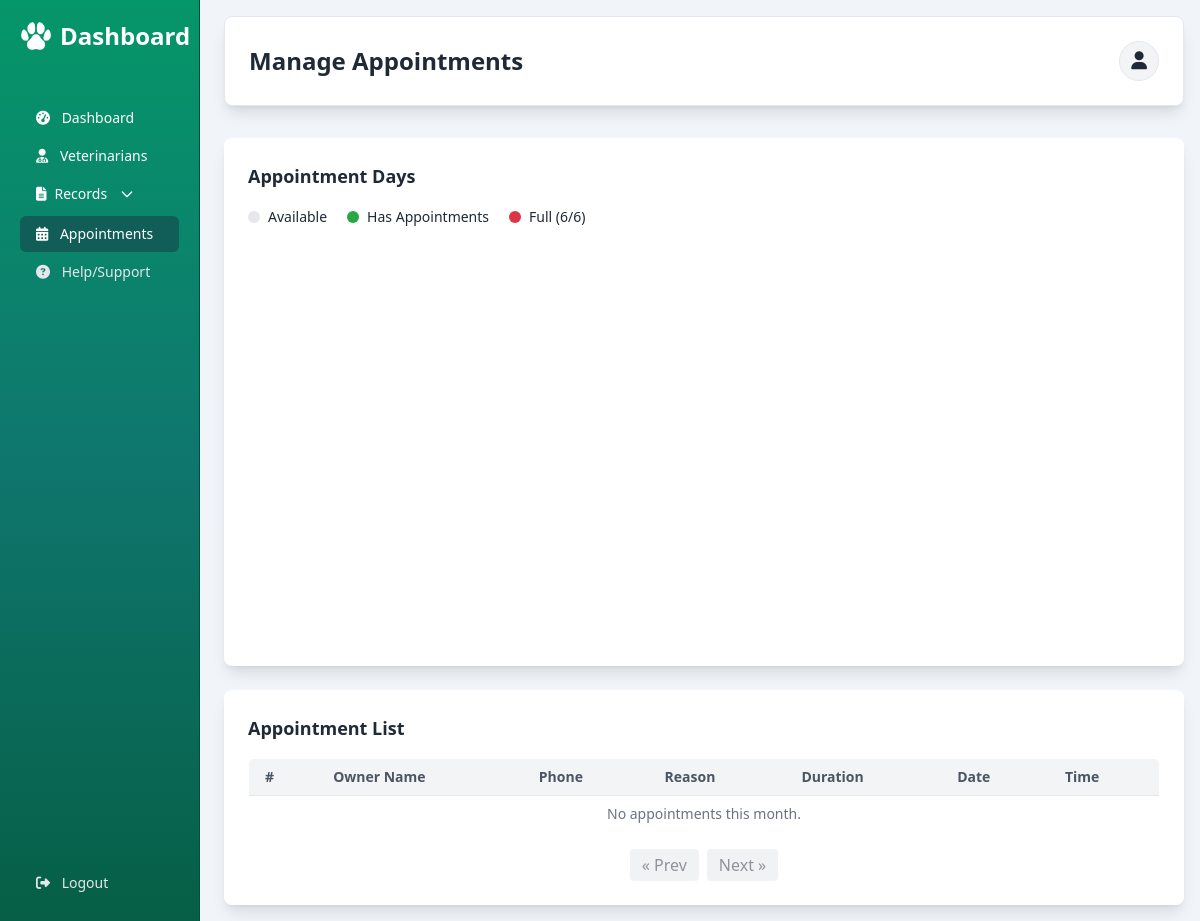
Page /admin/admin-appointments.php on the earlier database version.
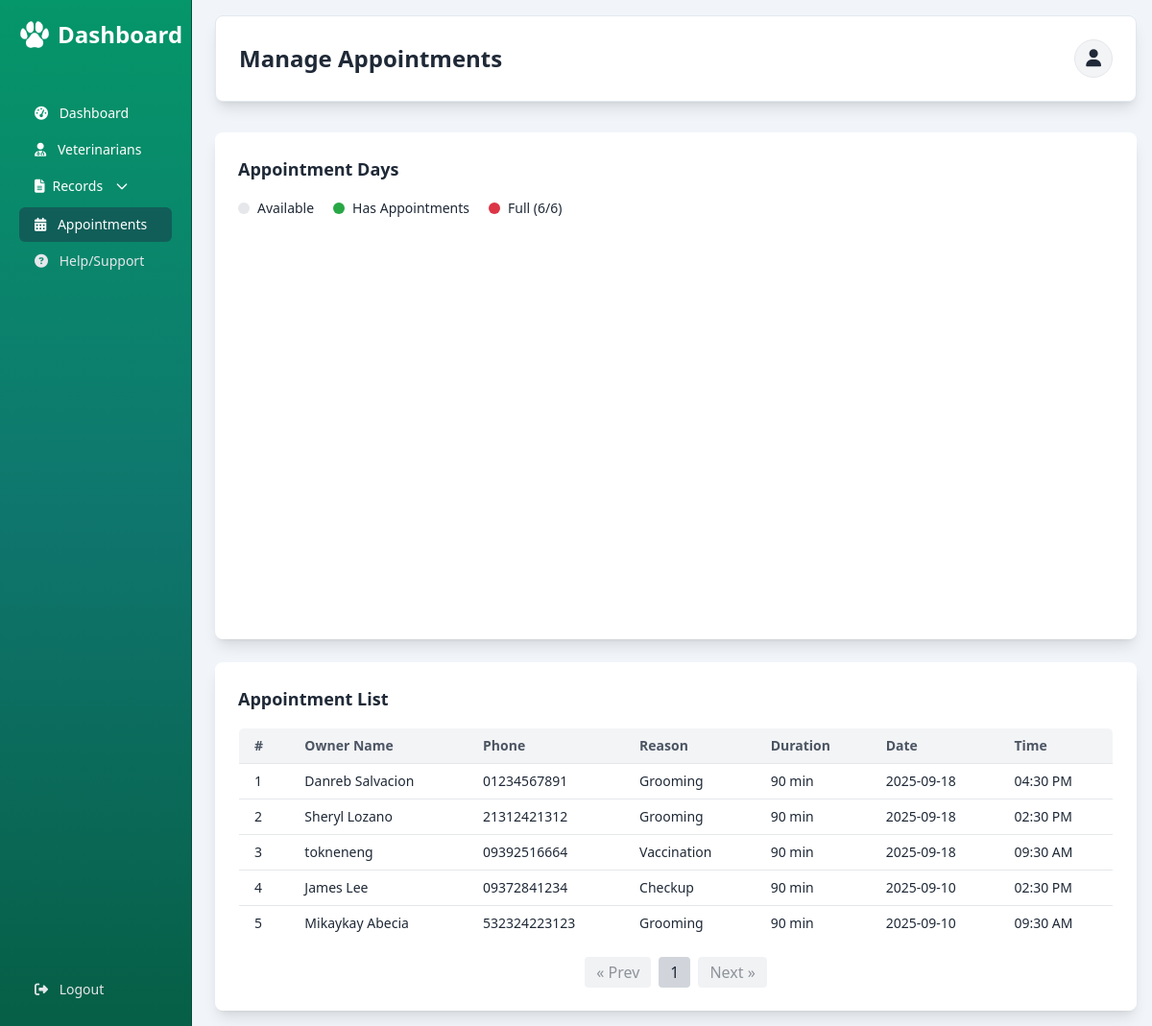
Same page on the later database version.
### tables this page shows
CREATE TABLE `appointments` (
  `id` int(11) NOT NULL,
  `owner_name` varchar(100) NOT NULL,
  `contact_number` varchar(20) NOT NULL,
  `appointment_date` date DEFAULT NULL,
  `appointment_time` time DEFAULT NULL,
  `reason` text NOT NULL,
  `status` varchar(20) DEFAULT 'Scheduled',
  `created_at` timestamp NOT NULL DEFAULT current_timestamp(),
  `updated_at` timestamp NULL DEFAULT NULL ON UPDATE current_timestamp(),
  `duration` int(11) NOT NULL DEFAULT 90
);

### admin/admin-appointments.php (the view, shortened to what the changed rows need)
<?php
require_once __DIR__ . "/../functions/logs.php";
$cur_year = date('Y');
$cur_month = date('m');
$start_date = "$cur_year-$cur_month-01";
$end_date = date("Y-m-t", strtotime($start_date));
$stmt = $pdo->prepare("
    SELECT id, owner_name, contact_number, appointment_date, appointment_time, reason, status, duration
    FROM appointments
    WHERE appointment_date BETWEEN :start_date AND :end_date
    AND status = 'Scheduled'
    ORDER BY appointment_date DESC, appointment_time DESC
");
$stmt->execute(['start_date' => $start_date, 'end_date' => $end_date]);
$appoint_list = $stmt->fetchAll(PDO::FETCH_ASSOC);
$items_per_page = 10;
$page_num = isset($_GET['page']) && is_numeric($_GET['page']) ? max(1, (int)$_GET['page']) : 1;
$total_items = count($appoint_list);
$total_pages = ceil($total_items / $items_per_page);
$start_point = ($page_num - 1) * $items_per_page;
$paginated_data = array_slice($appoint_list, $start_point, $items_per_page);
?>
<!DOCTYPE html>
<html lang="en">
<head>
    <link rel="stylesheet" href="../Assets/FontAwsome/css/all.min.css">
    <script src="https://cdn.tailwindcss.com"></script>
    <link href='https://cdn.jsdelivr.net/npm/fullcalendar@5.11.0/main.min.css' rel='stylesheet' />
</head>
<body class="bg-slate-100 min-h-screen text-gray-800">
    <aside id="sidebar"
        class="fixed inset-y-0 left-0 w-[200px] bg-gradient-to-b from-emerald-600 via-teal-700 to-emerald-800 text-white p-5 transform -translate-x-full lg:translate-x-0 transition-transform duration-300 ease-in-out z-40 flex flex-col border-r border-emerald-900">
        <div class="flex items-center justify-between">
            <h2 class="text-xl lg:text-2xl font-semibold flex items-center gap-2">
                <img src="../image/MainIconWhite.png" alt="Dashboard" class="w-6 lg:w-8">
                <span class="md:inline">Dashboard</span>
            </h2>
        </div>
    </aside>
    <div class="ml-0 lg:ml-52 p-4 pt-16 lg:pt-4">
        <header class="bg-white shadow-lg rounded-lg text-gray-800 py-4 mb-6 lg:mb-8 p-4 lg:p-6 border border-slate-200">
            <div class="flex justify-between items-center">
                <h1 class="text-xl lg:text-2xl font-bold">Manage Appointments</h1>
            </div>
        </header>
        <div class="bg-white rounded-lg shadow-lg p-6 mb-6">
            <h2 class="text-lg font-semibold mb-4">Appointment Days</h2>
        </div>
        <div class="bg-white rounded-lg shadow-lg p-6">
            <h2 class="text-lg font-semibold text-gray-800 mb-4">Appointment List</h2>
            <div class="overflow-x-auto">
                <table class="min-w-full bg-white border border-gray-200 rounded-md overflow-hidden">
                    <thead class="bg-gray-300 sticky top-0 z-2">
                        <tr class="bg-gray-100">
                            <th class="py-2 px-4 border-b text-left text-sm font-semibold text-gray-600">#</th>
                            <th class="py-2 px-4 border-b text-left text-sm font-semibold text-gray-600">Owner Name</th>
                            <th class="py-2 px-4 border-b text-left text-sm font-semibold text-gray-600">Phone</th>
                            <th class="py-2 px-4 border-b text-left text-sm font-semibold text-gray-600">Reason</th>
                            <th class="py-2 px-4 border-b text-left text-sm font-semibold text-gray-600">Duration</th>
                            <th class="py-2 px-4 border-b text-left text-sm font-semibold text-gray-600">Date</th>
                            <th class="py-2 px-4 border-b text-left text-sm font-semibold text-gray-600">Time</th>
                        </tr>
                    </thead>
                    <tbody>
                        <?php if (empty($paginated_data)): ?>
                            <tr>
                                <td colspan="7" class="py-2 px-4 border-b text-center text-sm text-gray-500">No appointments this month.</td>
                            </tr>
                        <?php else: ?>
                            <?php foreach ($paginated_data as $index => $appointment): ?>
                                <?php
                                $serial = $start_point + $index + 1;
                                $name = htmlspecialchars($appointment['owner_name']);
                                $phone = htmlspecialchars($appointment['contact_number']);
                                $reason = htmlspecialchars($appointment['reason']);
                                $duration = htmlspecialchars($appointment['duration']);
                                $date = htmlspecialchars($appointment['appointment_date']);
                                $time = date('h:i A', strtotime($appointment['appointment_time']));
                                ?>
                                <tr class="hover:bg-gray-50">
                                    <td class="py-2 px-4 border-b text-sm"><?= $serial ?></td>
                                    <td class="py-2 px-4 border-b text-sm"><?= $name ?></td>
                                    <td class="py-2 px-4 border-b text-sm"><?= $phone ?></td>
                                    <td class="py-2 px-4 border-b text-sm"><?= $reason ?></td>
                                    <td class="py-2 px-4 border-b text-sm"><?= $duration ?> min</td>
                                    <td class="py-2 px-4 border-b text-sm"><?= $date ?></td>
                                    <td class="py-2 px-4 border-b text-sm"><?= $time ?></td>
                                </tr>
                            <?php endforeach; ?>
                        <?php endif; ?>
                    </tbody>
                </table>
            </div>
            <div class="mt-4 flex justify-center space-x-2">
                <?php if ($page_num > 1): ?>
                    <a href="?month=<?= $cur_month ?>&year=<?= $cur_year ?>&page=<?= $page_num - 1 ?>"
                        class="px-3 py-1 bg-gray-200 text-gray-800 rounded hover:bg-gray-300">« Prev</a>
                <?php else: ?>
                    <span class="px-3 py-1 bg-gray-200 text-gray-800 rounded opacity-50 cursor-not-allowed">« Prev</span>
                <?php endif; ?>
                <?php for ($i = 1; $i <= $total_pages; $i++): ?>
                    <a href="?month=<?= $cur_month ?>&year=<?= $cur_year ?>&page=<?= $i ?>"
                        class="px-3 py-1 <?= $i === $page_num ? 'bg-gray-300 text-gray-800' : 'bg-gray-100 text-gray-800' ?> rounded hover:bg-gray-300 hover:text-gray-800"><?= $i ?></a>
                <?php endfor; ?>
                <?php if ($page_num < $total_pages): ?>
                    <a href="?month=<?= $cur_month ?>&year=<?= $cur_year ?>&page=<?= $page_num + 1 ?>"
                        class="px-3 py-1 bg-gray-200 text-gray-800 rounded hover:bg-gray-300">Next »</a>
                <?php else: ?>
                    <span class="px-3 py-1 bg-gray-200 text-gray-800 rounded opacity-50 cursor-not-allowed">Next »</span>
                <?php endif; ?>
            </div>
        </div>
    </div>
</body>
</html>

Differences in the rows shown:
added appointments: serial "1", owner_name "Danreb Salvacion", contact_number "01234567891", reason "Grooming", duration "90", appointment_date "2025-09-18", appointment_time "04:30 PM"
added appointments: serial "2", owner_name "Sheryl Lozano", contact_number "21312421312", reason "Grooming", duration "90", appointment_date "2025-09-18", appointment_time "02:30 PM"
added appointments: serial "3", owner_name "tokneneng", contact_number "09392516664", reason "Vaccination", duration "90", appointment_date "2025-09-18", appointment_time "09:30 AM"
added appointments: serial "4", owner_name "James Lee", contact_number "09372841234", reason "Checkup", duration "90", appointment_date "2025-09-10", appointment_time "02:30 PM"
added appointments: serial "5", owner_name "Mikaykay Abecia", contact_number "532324223123", reason "Grooming", duration "90", appointment_date "2025-09-10", appointment_time "09:30 AM"
Other differences:
new list line: "1"
text no longer shown: "No appointments this month."
